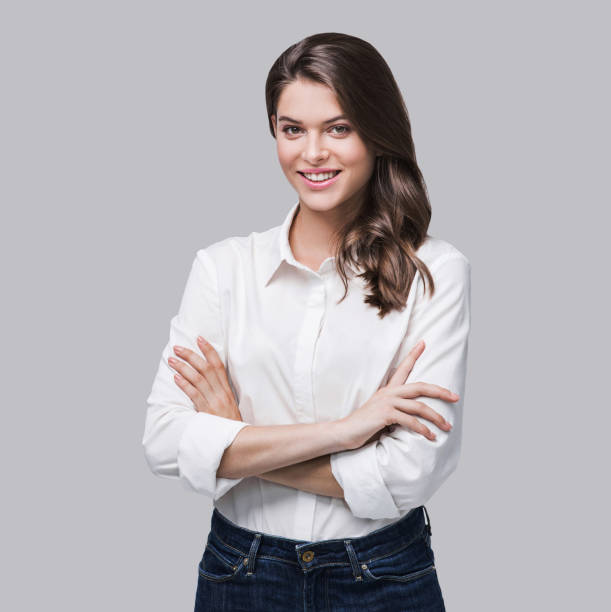
#> input picture Pictures/lady.jpg, 611 x 612 px, found by its file name
$ python face_detect.py
#> lines starting #> are read from the running program, lines starting #| are printed output that depends on the picture; after the words box and inside, x2 and y2 are one past the last pixel; in counts of white or black regions, pixels touching at a corner belong together
import cv2 as cv

img=cv.imread('Pictures/lady.jpg')
#> img is the input picture: shape (612, 611, 3); mean B, G, R 181.2, 177, 181.1
cv.imshow('Person',img)

gray=cv.cvtColor(img,cv.COLOR_BGR2GRAY)
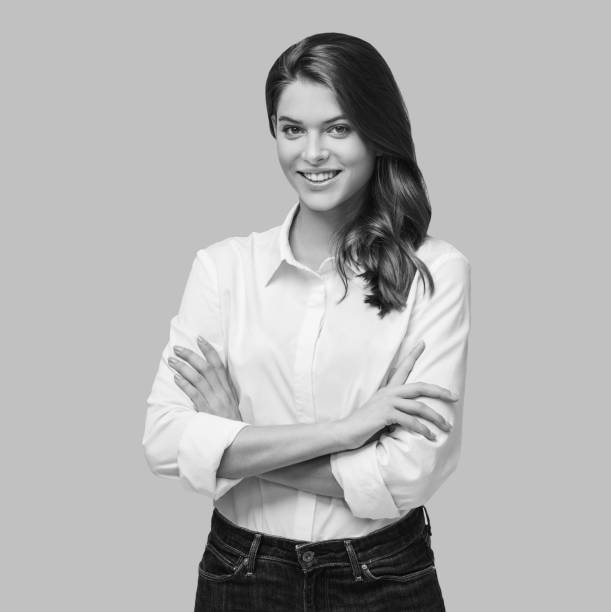
#> gray: shape (612, 611); min 1, max 254, mean 178.7
cv.imshow('Gray',gray)

haar=cv.CascadeClassifier('haarface.xml')
faces_rect=haar.detectMultiScale(gray,scaleFactor=1.1,minNeighbors=3)#Runs Haar Cascade face detection on the grayscale image, scaling the image by 1.1 each pass and requiring at least 3 neighbor detections to confirm a face.
#> faces_rect = [[256, 86, 117, 117]]
print(f'Number of faces found ={len(faces_rect)}')
#| Number of faces found =1

for (x,y,w,h) in faces_rect:
    cv.rectangle(img,(x,y),(x+w,y+h),(0,255,0),thickness=2)
#> this loop made 1 pass
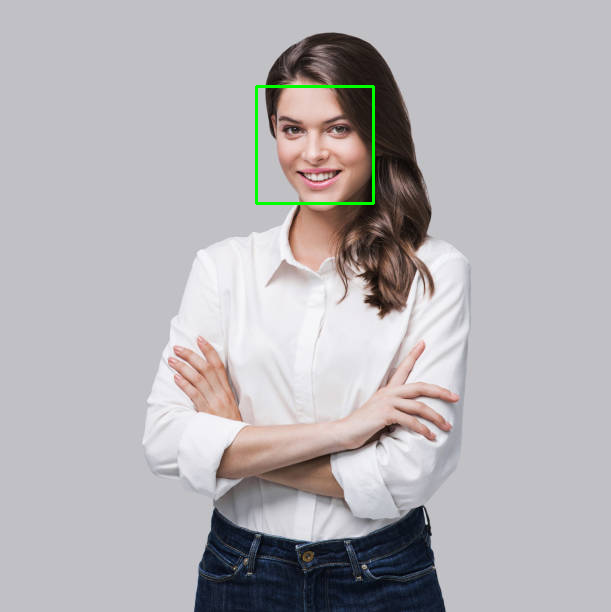
#> img: shape (612, 611, 3); 0.37% of pixels changed, all inside (x1, y1, x2, y2) = (255, 85, 375, 205)
'''Loops through every detected face and draws a green rectangle
 from the top-left corner (x, y) to the bottom-right corner (x+w, y+h) with thickness 2.'''
cv.imshow('Detected faces',img)

#haarcascades r really sensitive to noise and anythign tha tlooks like a face it detects

cv.waitKey(0)
